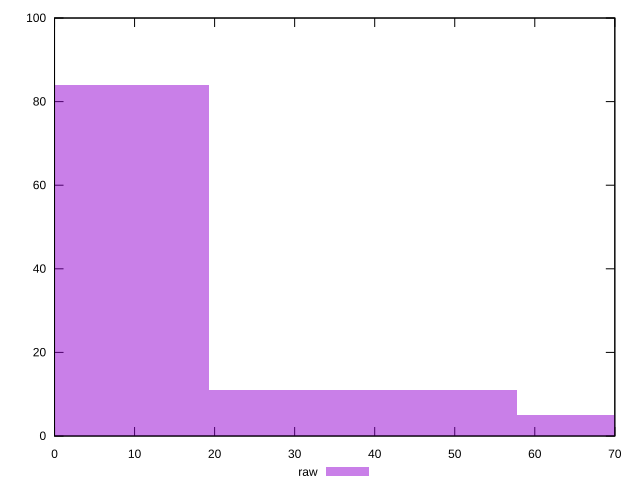

gnuplot code for this plot:
reset

$raw <<EOF
0 84
77.05268103852545 5
38.526340519262725 11
EOF

set key outside below
set boxwidth 38.526340519262725
set xrange [0:70]
set yrange [0:100]
set trange [0:100]
set style fill transparent solid 0.5 noborder
set terminal svg size 640, 490 enhanced background rgb 'white'
set output "reports/report_00031_2021-02-24T23-18-18.084Z/uses-http2/samples/astro/raw/histogram.svg"

plot $raw title "raw" with boxes

reset
